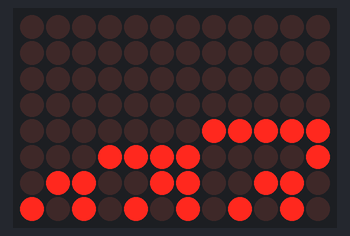
Recording of a sketch running on a simulated Arduino Uno R4 WiFi. On the bench: 12×8 LED matrix.

Above: at 0.1 s.

The sketch:

LED_Matrix_Binary.ino
```cpp
#include "Arduino_LED_Matrix.h"
// Arduino R4 Uno 12x8 LED Matrix used to display up to 12 8bit numbers in binary
// hed0rah ()
ArduinoLEDMatrix matrix;

uint8_t numbers[12] = {1, 2, 3, 4, 5, 6, 7, 8, 9, 10, 11, 12};  // test array

void binaryMatrix(uint8_t numbers[], uint8_t size) {

  byte frame[8][12] = {0};  // init array with all pixels off

  for (int j = 0; j < size; j++) {
    for (int i = 0; i < 8; i++) {
      // calculate the bit position
      int bitPos = 7 - i;
      // check if the bit at current position is set
      bool isSet = numbers[j] & (1 << bitPos);
      // set the pixel at current position
      frame[i][j] = isSet;
    }
  }

  matrix.renderBitmap(frame, 8, 12);
}

void setup() {
  Serial.begin(115200);
  matrix.begin();
}

void loop() {
  binaryMatrix(numbers, 12);
}
```
